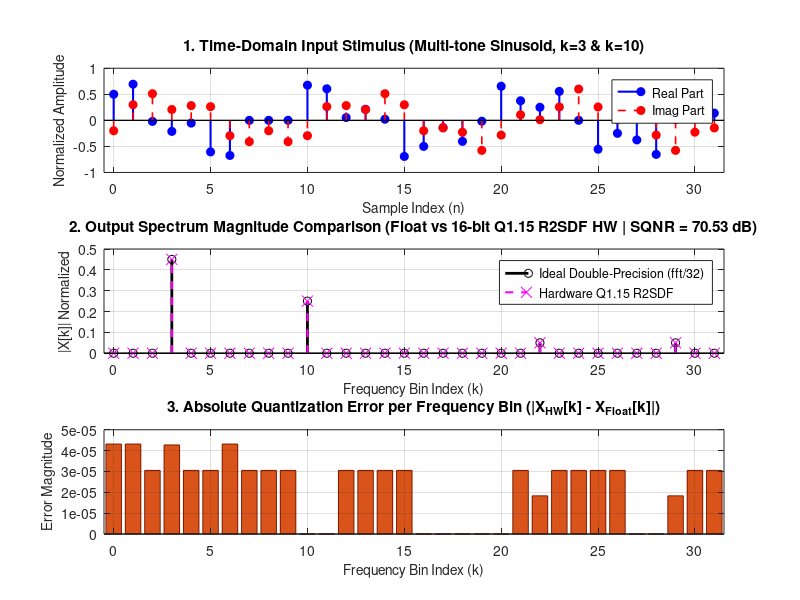

This chart was generated by the following MATLAB code:
% 32-Point Radix-2 Decimation-in-Frequency (DIF) R2SDF MATLAB Golden Model
% Architecture:
%   - 5 Stages with 5 Butterfly Processing Elements (R2SDF Pipeline)
%   - Natural Order Streaming Input -> Bit-Reversed Streaming Output
%   - Delay lines: Stage 1 (16), Stage 2 (8), Stage 3 (4), Stage 4 (2), Stage 5 (1)
%   - Fixed-Point: 16-bit Signed Q1.15
%   - Scaling: Stage Scaling (/2 per stage, total 1/32 normalized forward DFT)
%   - Rounding: Round-Half-Up (+1 before >>> 1)
%   - Saturation: Clamped to [-32768, +32767]
%   - Multipliers: Stages 1-3 (Full), Stage 4 (Mux x1/x-j), Stage 5 (Pass-through)

function [results] = fft32_radix2_dif_model()
    clc;
    close all;
    fprintf('=================================================================\n');
    fprintf('  32-POINT RADIX-2 DIF R2SDF FIXED-POINT MATLAB VERIFICATION   \n');
    fprintf('  Word Width: 16-bit Q1.15 | Scaling: /2 per stage (1/32 Total) \n');
    fprintf('=================================================================\n\n');

    N = 32;
    SCALE = 32768; % 2^15

    %% TEST 1: Multi-tone Complex Signal (k = 3 and k = 10)
    fprintf('--- Running Test 1: Multi-Tone Complex Sinusoid ---\n');
    n = 0:(N-1);
    f1 = 3; f2 = 10;
    sig_test1 = 0.50 * cos(2*pi*f1*n/N) + 0.30 * sin(2*pi*f2*n/N) + ...
                1j * (0.40 * sin(2*pi*f1*n/N) - 0.20 * cos(2*pi*f2*n/N));
    res1 = run_single_test('Multi-Tone', sig_test1, N, SCALE);

    %% TEST 2: Single-Tone Pure Real Sinusoid (k = 5)
    fprintf('\n--- Running Test 2: Single-Tone Real Sinusoid (k=5) ---\n');
    sig_test2 = 0.85 * cos(2*pi*5*n/N);
    res2 = run_single_test('Single-Tone', sig_test2, N, SCALE);

    %% TEST 3: Kronecker DC Impulse (x[0] = 0.95, others = 0)
    fprintf('\n--- Running Test 3: Kronecker DC Impulse ---\n');
    sig_test3 = zeros(1, N);
    sig_test3(1) = 0.95;
    res3 = run_single_test('Impulse', sig_test3, N, SCALE);

    %% TEST 4: Full-Scale Broadband Pseudo-Random Noise
    fprintf('\n--- Running Test 4: Broadband Random Noise ---\n');
    rng(12345); % Fixed seed for repeatable test vectors
    sig_test4 = (2*rand(1, N) - 1) * 0.70 + 1j * (2*rand(1, N) - 1) * 0.70;
    res4 = run_single_test('Broadband Noise', sig_test4, N, SCALE);

    %% Summary Table
    fprintf('\n=================================================================\n');
    fprintf('                     TEST VERIFICATION SUMMARY                   \n');
    fprintf('=================================================================\n');
    fprintf('  Test Case         | HW vs Algorithmic | Float SQNR | Status   \n');
    fprintf('--------------------+-------------------+------------+-----------\n');
    print_summary_line('Multi-Tone',      res1.hw_vs_alg_lsb, res1.sqnr_db);
    print_summary_line('Single-Tone',     res2.hw_vs_alg_lsb, res2.sqnr_db);
    print_summary_line('Impulse',         res3.hw_vs_alg_lsb, res3.sqnr_db);
    print_summary_line('Broadband Noise', res4.hw_vs_alg_lsb, res4.sqnr_db);
    fprintf('=================================================================\n\n');

    %% Generate and Save Comprehensive Verification Plots
    plot_verification_results(sig_test1, res1, N);

    %% Export Golden Test Vector Mem Files (Based on Multi-Tone Test 1)
    export_hex_vectors('stimulus_in.mem', res1.in_re_q15, res1.in_im_q15);
    export_hex_vectors('golden_out.mem', res1.out_hw_re, res1.out_hw_im);
    fprintf('Generated Golden Mem Test Vectors:\n');
    fprintf('  [1] model/stimulus_in.mem (32 samples, natural input order)\n');
    fprintf('  [2] model/golden_out.mem  (32 samples, bit-reversed hardware output)\n');
    fprintf('=================================================================\n');

    results = struct('test1', res1, 'test2', res2, 'test3', res3, 'test4', res4);
end

%% Single Test Execution Engine
function res = run_single_test(test_name, sig_float, N, SCALE)
    % 1. Quantize Input to 16-bit Q1.15 Signed Integers
    in_re_q15 = max(-32768, min(32767, round(real(sig_float) * SCALE)));
    in_im_q15 = max(-32768, min(32767, round(imag(sig_float) * SCALE)));

    % 2. Algorithmic Radix-2 DIF Fixed-Point Model
    [alg_re, alg_im] = r2dif_algorithmic_model(in_re_q15, in_im_q15, N);

    % 3. Cycle-Accurate 5-Stage R2SDF Hardware Pipeline Model
    % Feed 2 contiguous frames to verify streaming pipeline continuity
    stream_in_re = [in_re_q15, in_re_q15];
    stream_in_im = [in_im_q15, in_im_q15];
    [hw_stream_re, hw_stream_im] = r2sdf_pipeline_model(stream_in_re, stream_in_im);

    % Frame 1 emerges after exactly 31 cycles pipeline fill latency
    out_hw_re = hw_stream_re(1:32);
    out_hw_im = hw_stream_im(1:32);

    % 4. Double-Precision Floating Point Reference (fft(x) / 32)
    fft_float_norm = fft(sig_float) / N;

    % 5. Bit-Reversal Reordering for Spectral Comparison
    bit_rev_map = get_bit_reversed_indices(N);
    hw_reordered_re = zeros(1, N);
    hw_reordered_im = zeros(1, N);
    for k = 1:N
        nat_idx = bit_rev_map(k) + 1;
        hw_reordered_re(nat_idx) = out_hw_re(k) / SCALE;
        hw_reordered_im(nat_idx) = out_hw_im(k) / SCALE;
    end
    hw_complex = hw_reordered_re + 1j * hw_reordered_im;

    % 6. Discrepancy & SQNR
    hw_vs_alg_lsb = max([abs(out_hw_re - alg_re), abs(out_hw_im - alg_im)]);
    
    error_complex = hw_complex - fft_float_norm;
    sig_power = sum(abs(fft_float_norm).^2);
    noise_power = sum(abs(error_complex).^2);
    sqnr_db = 10 * log10(sig_power / max(1e-15, noise_power));

    fprintf('  - HW vs Algorithmic Discrepancy : %d LSBs\n', hw_vs_alg_lsb);
    fprintf('  - Floating-Point SQNR           : %.2f dB\n', sqnr_db);

    res = struct(...
        'name', test_name, ...
        'in_re_q15', in_re_q15, 'in_im_q15', in_im_q15, ...
        'out_hw_re', out_hw_re, 'out_hw_im', out_hw_im, ...
        'alg_re', alg_re, 'alg_im', alg_im, ...
        'hw_complex', hw_complex, 'fft_float_norm', fft_float_norm, ...
        'hw_vs_alg_lsb', hw_vs_alg_lsb, 'sqnr_db', sqnr_db);
end

%% Algorithmic Radix-2 DIF Fixed-Point Model
function [out_re, out_im] = r2dif_algorithmic_model(in_re, in_im, N)
    out_re = in_re;
    out_im = in_im;
    
    stage_lens = [16, 8, 4, 2, 1];
    for s = 1:5
        len = stage_lens(s);
        stride = len * 2;
        for start = 1:stride:N
            for k = 0:(len-1)
                idx_a = start + k;
                idx_b = start + k + len;
                
                ar = out_re(idx_a); ai = out_im(idx_a);
                br = out_re(idx_b); bi = out_im(idx_b);
                
                % Butterfly with Round-Half-Up & Divide-by-2
                sum_re  = sat_q15(floor((ar + br + 1) / 2));
                sum_im  = sat_q15(floor((ai + bi + 1) / 2));
                diff_re = sat_q15(floor((ar - br + 1) / 2));
                diff_im = sat_q15(floor((ai - bi + 1) / 2));
                
                % Twiddle factor W_32^tw_k
                tw_k = k * (32 / (len * 2));
                [tw_re, tw_im] = get_twiddle_q15(tw_k);
                
                % Complex multiplication
                [prod_re, prod_im] = cmult_q15_hardware(diff_re, diff_im, tw_re, tw_im, tw_k);
                
                out_re(idx_a) = sum_re;
                out_im(idx_a) = sum_im;
                out_re(idx_b) = prod_re;
                out_im(idx_b) = prod_im;
            end
        end
    end
end

%% Cycle-Accurate 5-Stage R2SDF Hardware Pipeline
function [stream_out_re, stream_out_im] = r2sdf_pipeline_model(in_re, in_im)
    delays   = [16, 8, 4, 2, 1];
    tw_steps = [1,  2, 4, 8, 0];
    
    cur_re = in_re;
    cur_im = in_im;
    
    for st = 1:5
        D = delays(st);
        tw_step = tw_steps(st);
        
        delay_buf_re = zeros(1, D);
        delay_buf_im = zeros(1, D);
        buf_ptr = 1;
        
        st_out_re = [];
        st_out_im = [];
        
        for n = 1:length(cur_re)
            clk_idx = n - 1;
            phase = mod(floor(clk_idx / D), 2);
            k = mod(clk_idx, D);
            
            in_r = cur_re(n);
            in_i = cur_im(n);
            
            emerging_r = delay_buf_re(buf_ptr);
            emerging_i = delay_buf_im(buf_ptr);
            
            if phase == 0
                % Phase 0: Loading new sample into delay buffer, flushing difference
                delay_buf_re(buf_ptr) = in_r;
                delay_buf_im(buf_ptr) = in_i;
                buf_ptr = mod(buf_ptr, D) + 1;
                
                % Twiddle multiplication on emerging difference sample
                tw_k = k * tw_step;
                [tw_re, tw_im] = get_twiddle_q15(tw_k);
                [p_r, p_i] = cmult_q15_hardware(emerging_r, emerging_i, tw_re, tw_im, tw_k);
                
                if n > D
                    st_out_re = [st_out_re, p_r];
                    st_out_im = [st_out_im, p_i];
                end
            else
                % Phase 1: Butterfly computation
                sum_r  = sat_q15(floor((emerging_r + in_r + 1) / 2));
                sum_i  = sat_q15(floor((emerging_i + in_i + 1) / 2));
                diff_r = sat_q15(floor((emerging_r - in_r + 1) / 2));
                diff_im = sat_q15(floor((emerging_i - in_i + 1) / 2));
                
                % Feed difference back into delay buffer
                delay_buf_re(buf_ptr) = diff_r;
                delay_buf_im(buf_ptr) = diff_im;
                buf_ptr = mod(buf_ptr, D) + 1;
                
                % Route sum directly to stage output
                st_out_re = [st_out_re, sum_r];
                st_out_im = [st_out_im, sum_i];
            end
        end
        cur_re = st_out_re;
        cur_im = st_out_im;
    end
    stream_out_re = cur_re;
    stream_out_im = cur_im;
end

%% Hardware-Accurate Q1.15 Complex Multiplier
function [yr, yi] = cmult_q15_hardware(xr, xi, wr, wi, tw_k)
    % Exact hardware bypass optimizations
    if tw_k == 0 % W = 1: Wire pass-through
        yr = xr; yi = xi;
        return;
    elseif tw_k == 8 % W = -j: (u + jv)(-j) = v - ju (Swap & Negate)
        yr = xi; yi = sat_q15(-xr);
        return;
    end
    
    % Four 16x16 signed real multipliers -> 32-bit Q2.30 products
    m1 = double(xr) * double(wr);
    m2 = double(xi) * double(wi);
    m3 = double(xr) * double(wi);
    m4 = double(xi) * double(wr);
    
    % 33-bit addition and subtraction
    prod_r = m1 - m2;
    prod_i = m3 + m4;
    
    % Round-Half-Up (+2^14 before >>> 15)
    rnd_r = floor((prod_r + 16384) / 32768);
    rnd_i = floor((prod_i + 16384) / 32768);
    
    yr = sat_q15(rnd_r);
    yi = sat_q15(rnd_i);
end

%% Twiddle Factor Table (Quantized 16-bit Q1.15)
function [wr, wi] = get_twiddle_q15(k)
    theta = -2 * pi * k / 32;
    wr = sat_q15(round(cos(theta) * 32768));
    wi = sat_q15(round(sin(theta) * 32768));
end

%% Saturation Helper
function y = sat_q15(x)
    y = max(-32768, min(32767, x));
end

%% 5-Bit Bit-Reversed Mapping Vector
function rev_map = get_bit_reversed_indices(N)
    rev_map = zeros(1, N);
    for x = 0:(N-1)
        r = 0;
        for i = 0:4
            if bitand(x, bitshift(1, i)) > 0
                r = bitor(r, bitshift(1, 4 - i));
            end
        end
        rev_map(x + 1) = r;
    end
end

%% Helper: Print Formatted Summary Line
function print_summary_line(name, lsb_err, sqnr)
    if lsb_err == 0 && sqnr > 60.0
        status_str = 'PASS [OK]';
    else
        status_str = 'FAIL';
    end
    fprintf('  %-17s |      %2d LSBs       |  %5.2f dB  | %s\n', name, lsb_err, sqnr, status_str);
end

%% Helper: Export Formatted Hex Vector File for Verilog Testbench
function export_hex_vectors(fname, data_re, data_im)
    fid = fopen(fname, 'w');
    if fid == -1
        error('Cannot open file %s for writing.', fname);
    end
    for i = 1:length(data_re)
        r = mod(int32(data_re(i)), 65536);
        im = mod(int32(data_im(i)), 65536);
        fprintf(fid, '%04X_%04X\n', r, im);
    end
    fclose(fid);
end

%% Helper: Generate Publication-Quality Verification Plots
function plot_verification_results(sig_float, res, N)
    try
        hFig = figure('Name', 'FFT32 R2SDF Fixed-Point Verification', ...
                      'Position', [100, 100, 1000, 750], 'Visible', 'off');

        % Subplot 1: Input Time-Domain Signal
        subplot(3, 1, 1);
        stem(0:(N-1), real(sig_float), 'b', 'LineWidth', 1.5, 'MarkerFaceColor', 'b');
        hold on;
        stem(0:(N-1), imag(sig_float), 'r--', 'LineWidth', 1.2, 'MarkerFaceColor', 'r');
        grid on;
        title('1. Time-Domain Input Stimulus (Multi-tone Sinusoid, k=3 & k=10)', 'FontSize', 11);
        xlabel('Sample Index (n)', 'FontSize', 10);
        ylabel('Normalized Amplitude', 'FontSize', 10);
        legend('Real Part', 'Imag Part', 'Location', 'northeast');
        xlim([-0.5, N-0.5]);

        % Subplot 2: Output Frequency Spectrum (Float vs Fixed-Point)
        subplot(3, 1, 2);
        k_axis = 0:(N-1);
        mag_float = abs(res.fft_float_norm);
        mag_hw    = abs(res.hw_complex);
        stem(k_axis, mag_float, 'k', 'LineWidth', 2.0, 'Marker', 'o', 'MarkerSize', 6);
        hold on;
        stem(k_axis, mag_hw, 'm--', 'LineWidth', 1.5, 'Marker', 'x', 'MarkerSize', 8);
        grid on;
        title(sprintf('2. Output Spectrum Magnitude Comparison (Float vs 16-bit Q1.15 R2SDF HW | SQNR = %.2f dB)', res.sqnr_db), 'FontSize', 11);
        xlabel('Frequency Bin Index (k)', 'FontSize', 10);
        ylabel('|X[k]| Normalized', 'FontSize', 10);
        legend('Ideal Double-Precision (fft/32)', 'Hardware Q1.15 R2SDF', 'Location', 'northeast');
        xlim([-0.5, N-0.5]);

        % Subplot 3: Absolute Quantization Error per Bin
        subplot(3, 1, 3);
        err_mag = abs(res.hw_complex - res.fft_float_norm);
        bar(k_axis, err_mag, 'FaceColor', [0.85, 0.33, 0.1], 'EdgeColor', [0.5, 0.1, 0.0]);
        grid on;
        title('3. Absolute Quantization Error per Frequency Bin (|X_{HW}[k] - X_{Float}[k]|)', 'FontSize', 11);
        xlabel('Frequency Bin Index (k)', 'FontSize', 10);
        ylabel('Error Magnitude', 'FontSize', 10);
        xlim([-0.5, N-0.5]);

        % Save figure to disk as PNG
        saveas(hFig, 'fft32_verification_plot.png');
        close(hFig);
        fprintf('Saved verification plot: model/fft32_verification_plot.png\n');
    catch ME
        fprintf('Note: Plot generation skipped or headless: %s\n', ME.message);
    end
end
